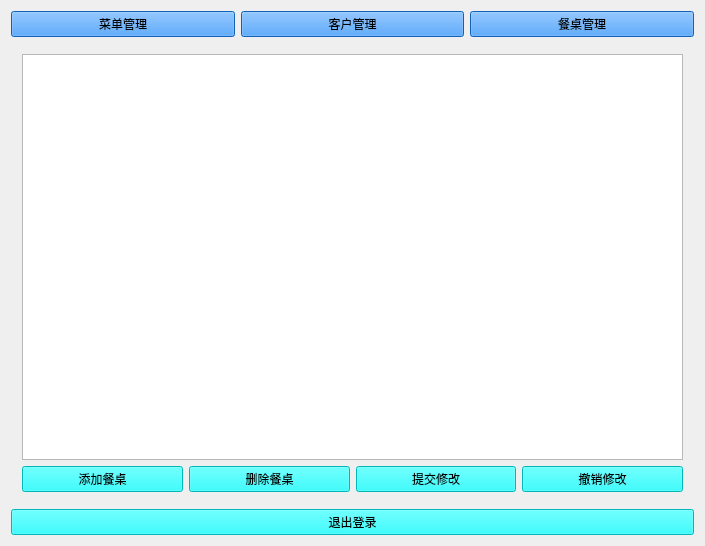
<?xml version="1.0" encoding="UTF-8"?>
<ui version="4.0">
 <class>Widget</class>
 <widget class="QWidget" name="Widget">
  <property name="geometry">
   <rect>
    <x>0</x>
    <y>0</y>
    <width>705</width>
    <height>546</height>
   </rect>
  </property>
  <property name="windowTitle">
   <string>管理员</string>
  </property>
  <property name="styleSheet">
   <string notr="true">QWidget{
	font: 75 11pt &quot;楷体&quot;;
	
	background-image: url(:/image1/图片/38809f6c95008063.jpg);
}QPushButton{
	background-color: rgb(0, 255, 255);}</string>
  </property>
  <layout class="QVBoxLayout" name="verticalLayout">
   <item>
    <layout class="QHBoxLayout" name="horizontalLayout">
     <item>
      <widget class="QPushButton" name="pushButton">
       <property name="styleSheet">
        <string notr="true">font: 75 12pt &quot;楷体&quot;;
background-color: rgb(25, 136, 255);</string>
       </property>
       <property name="text">
        <string>菜单管理</string>
       </property>
      </widget>
     </item>
     <item>
      <widget class="QPushButton" name="pushButton_2">
       <property name="styleSheet">
        <string notr="true">font: 75 12pt &quot;楷体&quot;;
background-color: rgb(25, 136, 255);</string>
       </property>
       <property name="text">
        <string>客户管理</string>
       </property>
      </widget>
     </item>
     <item>
      <widget class="QPushButton" name="pushButton_6">
       <property name="styleSheet">
        <string notr="true">font: 75 12pt &quot;楷体&quot;;
background-color: rgb(25, 136, 255);</string>
       </property>
       <property name="text">
        <string>餐桌管理</string>
       </property>
      </widget>
     </item>
    </layout>
   </item>
   <item>
    <widget class="QStackedWidget" name="stackedWidget">
     <property name="currentIndex">
      <number>2</number>
     </property>
     <widget class="QWidget" name="page">
      <widget class="QTableView" name="tableView">
       <property name="geometry">
        <rect>
         <x>0</x>
         <y>0</y>
         <width>531</width>
         <height>271</height>
        </rect>
       </property>
       <property name="styleSheet">
        <string notr="true">QTableView{
background-image: url(:/image1/图片/d84df8aacf4e21bd.jpg);}</string>
       </property>
      </widget>
      <widget class="QWidget" name="layoutWidget">
       <property name="geometry">
        <rect>
         <x>0</x>
         <y>270</y>
         <width>671</width>
         <height>71</height>
        </rect>
       </property>
       <layout class="QHBoxLayout" name="horizontalLayout_4">
        <item>
         <layout class="QHBoxLayout" name="horizontalLayout_3">
          <item>
           <widget class="QPushButton" name="pushButton_4">
            <property name="text">
             <string>添加菜品</string>
            </property>
           </widget>
          </item>
          <item>
           <widget class="QPushButton" name="pushButton_7">
            <property name="text">
             <string>删除选中行</string>
            </property>
           </widget>
          </item>
         </layout>
        </item>
        <item>
         <widget class="QPushButton" name="pushButton_3">
          <property name="text">
           <string>提交修改</string>
          </property>
         </widget>
        </item>
        <item>
         <widget class="QPushButton" name="pushButton_9">
          <property name="text">
           <string>撤销修改</string>
          </property>
         </widget>
        </item>
       </layout>
      </widget>
      <widget class="QWidget" name="layoutWidget">
       <property name="geometry">
        <rect>
         <x>0</x>
         <y>340</y>
         <width>671</width>
         <height>91</height>
        </rect>
       </property>
       <layout class="QHBoxLayout" name="horizontalLayout_5">
        <item>
         <widget class="QLabel" name="label">
          <property name="text">
           <string>菜名</string>
          </property>
         </widget>
        </item>
        <item>
         <widget class="QLineEdit" name="lineEdit"/>
        </item>
        <item>
         <widget class="QPushButton" name="pushButton_10">
          <property name="text">
           <string>查询</string>
          </property>
         </widget>
        </item>
        <item>
         <widget class="QPushButton" name="pushButton_8">
          <property name="styleSheet">
           <string notr="true">background-color: rgb(0, 255, 255);</string>
          </property>
          <property name="text">
           <string>显示全菜单</string>
          </property>
         </widget>
        </item>
       </layout>
      </widget>
      <widget class="QWidget" name="layoutWidget">
       <property name="geometry">
        <rect>
         <x>540</x>
         <y>10</y>
         <width>100</width>
         <height>49</height>
        </rect>
       </property>
       <layout class="QVBoxLayout" name="verticalLayout_3">
        <item>
         <widget class="QLabel" name="label_2">
          <property name="text">
           <string>类型</string>
          </property>
         </widget>
        </item>
        <item>
         <widget class="QComboBox" name="comboBox"/>
        </item>
       </layout>
      </widget>
     </widget>
     <widget class="QWidget" name="page_2">
      <layout class="QVBoxLayout" name="verticalLayout_2">
       <item>
        <widget class="QTableView" name="tableView_2">
         <property name="styleSheet">
          <string notr="true">QTableView{
background-image: url(:/image1/图片/d84df8aacf4e21bd.jpg);}</string>
         </property>
        </widget>
       </item>
       <item>
        <widget class="QPushButton" name="pushButton_11">
         <property name="text">
          <string>提交修改</string>
         </property>
        </widget>
       </item>
       <item>
        <widget class="QPushButton" name="pushButton_15">
         <property name="text">
          <string>删除选中行</string>
         </property>
        </widget>
       </item>
       <item>
        <layout class="QHBoxLayout" name="horizontalLayout_2">
         <item>
          <widget class="QPushButton" name="pushButton_16">
           <property name="text">
            <string>显示所有客户</string>
           </property>
          </widget>
         </item>
         <item>
          <widget class="QLineEdit" name="lineEdit_2"/>
         </item>
         <item>
          <widget class="QPushButton" name="pushButton_18">
           <property name="text">
            <string>查询</string>
           </property>
          </widget>
         </item>
        </layout>
       </item>
      </layout>
     </widget>
     <widget class="QWidget" name="page_3">
      <layout class="QVBoxLayout" name="verticalLayout_4">
       <item>
        <widget class="QTableView" name="tableView_3">
         <property name="styleSheet">
          <string notr="true">QTableView{
background-image: url(:/image1/图片/d84df8aacf4e21bd.jpg);}</string>
         </property>
        </widget>
       </item>
       <item>
        <layout class="QHBoxLayout" name="horizontalLayout_6">
         <item>
          <widget class="QPushButton" name="pushButton_12">
           <property name="text">
            <string>添加餐桌</string>
           </property>
          </widget>
         </item>
         <item>
          <widget class="QPushButton" name="pushButton_13">
           <property name="text">
            <string>删除餐桌</string>
           </property>
          </widget>
         </item>
         <item>
          <widget class="QPushButton" name="pushButton_14">
           <property name="text">
            <string>提交修改</string>
           </property>
          </widget>
         </item>
         <item>
          <widget class="QPushButton" name="pushButton_17">
           <property name="text">
            <string>撤销修改</string>
           </property>
          </widget>
         </item>
        </layout>
       </item>
      </layout>
     </widget>
    </widget>
   </item>
   <item>
    <widget class="QPushButton" name="pushButton_5">
     <property name="text">
      <string>退出登录</string>
     </property>
    </widget>
   </item>
  </layout>
 </widget>
 <layoutdefault spacing="6" margin="11"/>
 <resources/>
 <connections/>
</ui>
